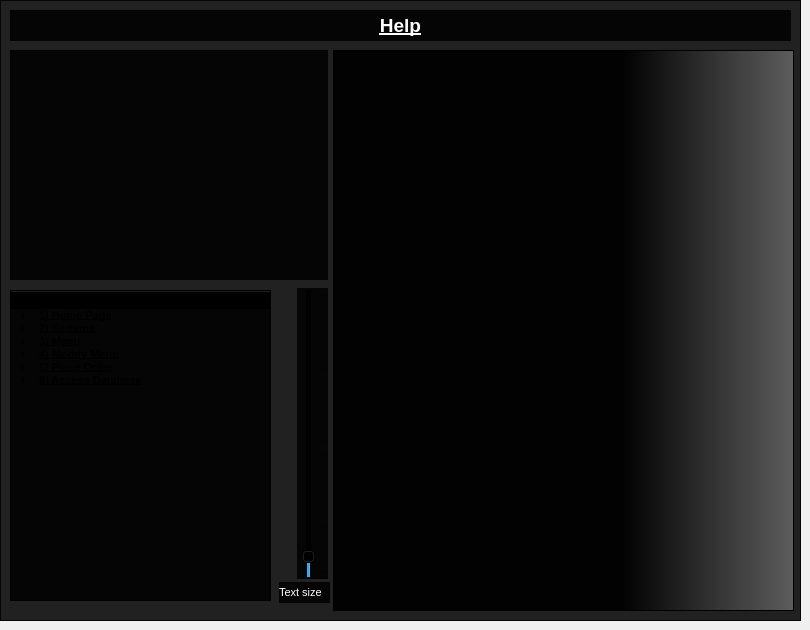
    <widget class="QWidget" name="tab_20">
     <attribute name="title">
      <string>Help</string>
     </attribute>
     <widget class="QFrame" name="frame_7">
      <property name="geometry">
       <rect>
        <x>0</x>
        <y>0</y>
        <width>801</width>
        <height>621</height>
       </rect>
      </property>
      <property name="palette">
       <palette>
        <active>
         <colorrole role="Button">
          <brush brushstyle="SolidPattern">
           <color alpha="220">
            <red>0</red>
            <green>0</green>
            <blue>0</blue>
           </color>
          </brush>
         </colorrole>
         <colorrole role="Base">
          <brush brushstyle="SolidPattern">
           <color alpha="220">
            <red>0</red>
            <green>0</green>
            <blue>0</blue>
           </color>
          </brush>
         </colorrole>
         <colorrole role="Window">
          <brush brushstyle="SolidPattern">
           <color alpha="220">
            <red>0</red>
            <green>0</green>
            <blue>0</blue>
           </color>
          </brush>
         </colorrole>
        </active>
        <inactive>
         <colorrole role="Button">
          <brush brushstyle="SolidPattern">
           <color alpha="220">
            <red>0</red>
            <green>0</green>
            <blue>0</blue>
           </color>
          </brush>
         </colorrole>
         <colorrole role="Base">
          <brush brushstyle="SolidPattern">
           <color alpha="220">
            <red>0</red>
            <green>0</green>
            <blue>0</blue>
           </color>
          </brush>
         </colorrole>
         <colorrole role="Window">
          <brush brushstyle="SolidPattern">
           <color alpha="220">
            <red>0</red>
            <green>0</green>
            <blue>0</blue>
           </color>
          </brush>
         </colorrole>
        </inactive>
        <disabled>
         <colorrole role="Button">
          <brush brushstyle="SolidPattern">
           <color alpha="220">
            <red>0</red>
            <green>0</green>
            <blue>0</blue>
           </color>
          </brush>
         </colorrole>
         <colorrole role="Base">
          <brush brushstyle="SolidPattern">
           <color alpha="220">
            <red>0</red>
            <green>0</green>
            <blue>0</blue>
           </color>
          </brush>
         </colorrole>
         <colorrole role="Window">
          <brush brushstyle="SolidPattern">
           <color alpha="220">
            <red>0</red>
            <green>0</green>
            <blue>0</blue>
           </color>
          </brush>
         </colorrole>
        </disabled>
       </palette>
      </property>
      <property name="autoFillBackground">
       <bool>false</bool>
      </property>
      <property name="styleSheet">
       <string notr="true">background-color: rgba(0, 0, 0, 220);</string>
      </property>
      <property name="frameShape">
       <enum>QFrame::StyledPanel</enum>
      </property>
      <property name="frameShadow">
       <enum>QFrame::Raised</enum>
      </property>
      <widget class="QTextEdit" name="textEdit">
       <property name="geometry">
        <rect>
         <x>333</x>
         <y>50</y>
         <width>461</width>
         <height>561</height>
        </rect>
       </property>
       <property name="font">
        <font>
         <pointsize>10</pointsize>
        </font>
       </property>
       <property name="styleSheet">
        <string notr="true">background-color:qlineargradient(spread:pad, x1:0.627, y1:0, x2:1, y2:0, stop:0 rgba(0, 0, 0, 243), stop:1 rgba(93, 93, 93, 255))</string>
       </property>
       <property name="readOnly">
        <bool>true</bool>
       </property>
      </widget>
      <widget class="QLabel" name="label_73">
       <property name="geometry">
        <rect>
         <x>10</x>
         <y>10</y>
         <width>781</width>
         <height>31</height>
        </rect>
       </property>
       <property name="font">
        <font>
         <family>Segoe UI</family>
         <pointsize>14</pointsize>
         <weight>75</weight>
         <bold>true</bold>
         <underline>true</underline>
        </font>
       </property>
       <property name="layoutDirection">
        <enum>Qt::LeftToRight</enum>
       </property>
       <property name="styleSheet">
        <string notr="true">color: rgb(255, 255, 255);</string>
       </property>
       <property name="text">
        <string>Help</string>
       </property>
       <property name="alignment">
        <set>Qt::AlignCenter</set>
       </property>
      </widget>
      <widget class="QLabel" name="label_74">
       <property name="geometry">
        <rect>
         <x>10</x>
         <y>50</y>
         <width>318</width>
         <height>230</height>
        </rect>
       </property>
       <property name="text">
        <string/>
       </property>
      </widget>
      <widget class="QSlider" name="verticalSlider">
       <property name="geometry">
        <rect>
         <x>297</x>
         <y>288</y>
         <width>31</width>
         <height>291</height>
        </rect>
       </property>
       <property name="minimum">
        <number>5</number>
       </property>
       <property name="maximum">
        <number>100</number>
       </property>
       <property name="value">
        <number>10</number>
       </property>
       <property name="orientation">
        <enum>Qt::Vertical</enum>
       </property>
       <property name="invertedAppearance">
        <bool>false</bool>
       </property>
       <property name="invertedControls">
        <bool>false</bool>
       </property>
       <property name="tickPosition">
        <enum>QSlider::TicksBelow</enum>
       </property>
       <property name="tickInterval">
        <number>5</number>
       </property>
      </widget>
      <widget class="QLabel" name="label_75">
       <property name="geometry">
        <rect>
         <x>279</x>
         <y>582</y>
         <width>51</width>
         <height>21</height>
        </rect>
       </property>
       <property name="font">
        <font>
         <pointsize>8</pointsize>
        </font>
       </property>
       <property name="styleSheet">
        <string notr="true">color: rgb(255, 255, 255);</string>
       </property>
       <property name="text">
        <string>Text size</string>
       </property>
      </widget>
      <widget class="QTreeWidget" name="treeWidget">
       <property name="geometry">
        <rect>
         <x>10</x>
         <y>290</y>
         <width>261</width>
         <height>311</height>
        </rect>
       </property>
       <property name="palette">
        <palette>
         <active>
          <colorrole role="WindowText">
           <brush brushstyle="SolidPattern">
            <color alpha="255">
             <red>0</red>
             <green>0</green>
             <blue>0</blue>
            </color>
           </brush>
          </colorrole>
          <colorrole role="Button">
           <brush brushstyle="SolidPattern">
            <color alpha="220">
             <red>0</red>
             <green>0</green>
             <blue>0</blue>
            </color>
           </brush>
          </colorrole>
          <colorrole role="Text">
           <brush brushstyle="SolidPattern">
            <color alpha="255">
             <red>0</red>
             <green>0</green>
             <blue>0</blue>
            </color>
           </brush>
          </colorrole>
          <colorrole role="Base">
           <brush brushstyle="NoBrush">
            <color alpha="255">
             <red>0</red>
             <green>0</green>
             <blue>0</blue>
            </color>
           </brush>
          </colorrole>
          <colorrole role="Window">
           <brush brushstyle="SolidPattern">
            <color alpha="220">
             <red>0</red>
             <green>0</green>
             <blue>0</blue>
            </color>
           </brush>
          </colorrole>
          <colorrole role="PlaceholderText">
           <brush brushstyle="SolidPattern">
            <color alpha="128">
             <red>255</red>
             <green>255</green>
             <blue>255</blue>
            </color>
           </brush>
          </colorrole>
         </active>
         <inactive>
          <colorrole role="WindowText">
           <brush brushstyle="SolidPattern">
            <color alpha="255">
             <red>0</red>
             <green>0</green>
             <blue>0</blue>
            </color>
           </brush>
          </colorrole>
          <colorrole role="Button">
           <brush brushstyle="SolidPattern">
            <color alpha="220">
             <red>0</red>
             <green>0</green>
             <blue>0</blue>
            </color>
           </brush>
          </colorrole>
          <colorrole role="Text">
           <brush brushstyle="SolidPattern">
            <color alpha="255">
             <red>0</red>
             <green>0</green>
             <blue>0</blue>
            </color>
           </brush>
          </colorrole>
          <colorrole role="Base">
           <brush brushstyle="NoBrush">
            <color alpha="255">
             <red>0</red>
             <green>0</green>
             <blue>0</blue>
            </color>
           </brush>
          </colorrole>
          <colorrole role="Window">
           <brush brushstyle="SolidPattern">
            <color alpha="220">
             <red>0</red>
             <green>0</green>
             <blue>0</blue>
            </color>
           </brush>
          </colorrole>
          <colorrole role="PlaceholderText">
           <brush brushstyle="SolidPattern">
            <color alpha="128">
             <red>255</red>
             <green>255</green>
             <blue>255</blue>
            </color>
           </brush>
          </colorrole>
         </inactive>
         <disabled>
          <colorrole role="WindowText">
           <brush brushstyle="SolidPattern">
            <color alpha="255">
             <red>120</red>
             <green>120</green>
             <blue>120</blue>
            </color>
           </brush>
          </colorrole>
          <colorrole role="Button">
           <brush brushstyle="SolidPattern">
            <color alpha="220">
             <red>0</red>
             <green>0</green>
             <blue>0</blue>
            </color>
           </brush>
          </colorrole>
          <colorrole role="Text">
           <brush brushstyle="SolidPattern">
            <color alpha="255">
             <red>120</red>
             <green>120</green>
             <blue>120</blue>
            </color>
           </brush>
          </colorrole>
          <colorrole role="Base">
           <brush brushstyle="NoBrush">
            <color alpha="255">
             <red>0</red>
             <green>0</green>
             <blue>0</blue>
            </color>
           </brush>
          </colorrole>
          <colorrole role="Window">
           <brush brushstyle="SolidPattern">
            <color alpha="220">
             <red>0</red>
             <green>0</green>
             <blue>0</blue>
            </color>
           </brush>
          </colorrole>
          <colorrole role="PlaceholderText">
           <brush brushstyle="SolidPattern">
            <color alpha="128">
             <red>0</red>
             <green>0</green>
             <blue>0</blue>
            </color>
           </brush>
          </colorrole>
         </disabled>
        </palette>
       </property>
       <property name="font">
        <font>
         <pointsize>8</pointsize>
        </font>
       </property>
       <property name="verticalScrollBarPolicy">
        <enum>Qt::ScrollBarAlwaysOff</enum>
       </property>
       <property name="horizontalScrollBarPolicy">
        <enum>Qt::ScrollBarAlwaysOff</enum>
       </property>
       <property name="sizeAdjustPolicy">
        <enum>QAbstractScrollArea::AdjustIgnored</enum>
       </property>
       <property name="alternatingRowColors">
        <bool>false</bool>
       </property>
       <property name="iconSize">
        <size>
         <width>30</width>
         <height>30</height>
        </size>
       </property>
       <property name="textElideMode">
        <enum>Qt::ElideRight</enum>
       </property>
       <property name="indentation">
        <number>25</number>
       </property>
       <property name="animated">
        <bool>true</bool>
       </property>
       <column>
        <property name="text">
         <string>Help Topics</string>
        </property>
       </column>
       <item>
        <property name="text">
         <string>1) Home Page</string>
        </property>
        <property name="font">
         <font>
          <weight>75</weight>
          <bold>true</bold>
          <underline>true</underline>
         </font>
        </property>
        <property name="icon">
         <iconset>
          <normaloff>Assets/home.png</normaloff>Assets/home.png</iconset>
        </property>
        <item>
         <property name="text">
          <string>1.1) Read the Home Page</string>
         </property>
         <property name="font">
          <font>
           <italic>true</italic>
          </font>
         </property>
         <property name="background">
          <brush brushstyle="NoBrush">
           <color alpha="255">
            <red>255</red>
            <green>255</green>
            <blue>255</blue>
           </color>
          </brush>
         </property>
         <property name="foreground">
          <brush brushstyle="NoBrush">
           <color alpha="255">
            <red>255</red>
            <green>255</green>
            <blue>255</blue>
           </color>
          </brush>
         </property>
        </item>
        <item>
         <property name="text">
          <string>1.2) Alter the Home Page Title</string>
         </property>
         <property name="font">
          <font>
           <italic>true</italic>
          </font>
         </property>
        </item>
       </item>
       <item>
        <property name="text">
         <string>2) Settings</string>
        </property>
        <property name="font">
         <font>
          <weight>75</weight>
          <bold>true</bold>
          <underline>true</underline>
         </font>
        </property>
        <property name="icon">
         <iconset>
          <normaloff>Assets/setting.png</normaloff>Assets/setting.png</iconset>
        </property>
        <item>
         <property name="text">
          <string>2.1) Change Database access password</string>
         </property>
         <property name="font">
          <font>
           <italic>true</italic>
          </font>
         </property>
        </item>
        <item>
         <property name="text">
          <string>2.2) Change Restaurant's Name </string>
         </property>
         <property name="font">
          <font>
           <italic>true</italic>
          </font>
         </property>
        </item>
       </item>
       <item>
        <property name="text">
         <string>3) Menu</string>
        </property>
        <property name="font">
         <font>
          <weight>75</weight>
          <bold>true</bold>
          <underline>true</underline>
         </font>
        </property>
        <property name="icon">
         <iconset>
          <normaloff>Assets/menu.png</normaloff>Assets/menu.png</iconset>
        </property>
        <item>
         <property name="text">
          <string>3.1) Search Item</string>
         </property>
         <property name="font">
          <font>
           <italic>true</italic>
          </font>
         </property>
        </item>
       </item>
       <item>
        <property name="text">
         <string>4) Modify Menu</string>
        </property>
        <property name="font">
         <font>
          <weight>75</weight>
          <bold>true</bold>
          <underline>true</underline>
         </font>
        </property>
        <property name="icon">
         <iconset>
          <normaloff>Assets/item.png</normaloff>Assets/item.png</iconset>
        </property>
        <item>
         <property name="text">
          <string>4.1) Add new item</string>
         </property>
         <property name="font">
          <font>
           <italic>true</italic>
           <underline>true</underline>
          </font>
         </property>
         <item>
          <property name="text">
           <string>4.1.1) Add single Item</string>
          </property>
          <property name="font">
           <font>
            <italic>true</italic>
           </font>
          </property>
         </item>
         <item>
          <property name="text">
           <string>4.1.2) Add multiple items</string>
          </property>
          <property name="font">
           <font>
            <italic>true</italic>
           </font>
          </property>
         </item>
        </item>
        <item>
         <property name="text">
          <string>4.2) Modify existing items</string>
         </property>
         <property name="font">
          <font>
           <italic>true</italic>
           <underline>true</underline>
          </font>
         </property>
         <item>
          <property name="text">
           <string>4.2.1) Delete a item</string>
          </property>
          <property name="font">
           <font>
            <italic>true</italic>
           </font>
          </property>
         </item>
         <item>
          <property name="text">
           <string>4.2.2) Alter properties of an i]tem</string>
          </property>
          <property name="font">
           <font>
            <italic>true</italic>
           </font>
          </property>
         </item>
        </item>
       </item>
       <item>
        <property name="text">
         <string>5) Place Order</string>
        </property>
        <property name="font">
         <font>
          <weight>75</weight>
          <bold>true</bold>
          <underline>true</underline>
         </font>
        </property>
        <property name="icon">
         <iconset>
          <normaloff>Assets/customer.png</normaloff>Assets/customer.png</iconset>
        </property>
        <item>
         <property name="text">
          <string>5.1) Place a new order</string>
         </property>
         <property name="font">
          <font>
           <italic>true</italic>
          </font>
         </property>
        </item>
       </item>
       <item>
        <property name="text">
         <string>6) Access Database</string>
        </property>
        <property name="font">
         <font>
          <weight>75</weight>
          <bold>true</bold>
          <underline>true</underline>
         </font>
        </property>
        <property name="icon">
         <iconset>
          <normaloff>Assets/record.png</normaloff>Assets/record.png</iconset>
        </property>
        <item>
         <property name="text">
          <string>6.1) Logging into the database</string>
         </property>
         <property name="font">
          <font>
           <italic>true</italic>
          </font>
         </property>
        </item>
        <item>
         <property name="text">
          <string>6.2) Search customer by various methods</string>
         </property>
         <property name="font">
          <font>
           <italic>true</italic>
          </font>
         </property>
        </item>
        <item>
         <property name="text">
          <string>6.3) Search customer by Id</string>
         </property>
         <property name="font">
          <font>
           <italic>true</italic>
          </font>
         </property>
        </item>
        <item>
         <property name="text">
          <string>6.4) Search login/logout details to the application</string>
         </property>
         <property name="font">
          <font>
           <italic>true</italic>
          </font>
         </property>
        </item>
        <item>
         <property name="text">
          <string>6.5) Search Menu</string>
         </property>
         <property name="font">
          <font>
           <italic>true</italic>
          </font>
         </property>
        </item>
       </item>
      </widget>
     </widget>
    </widget>
